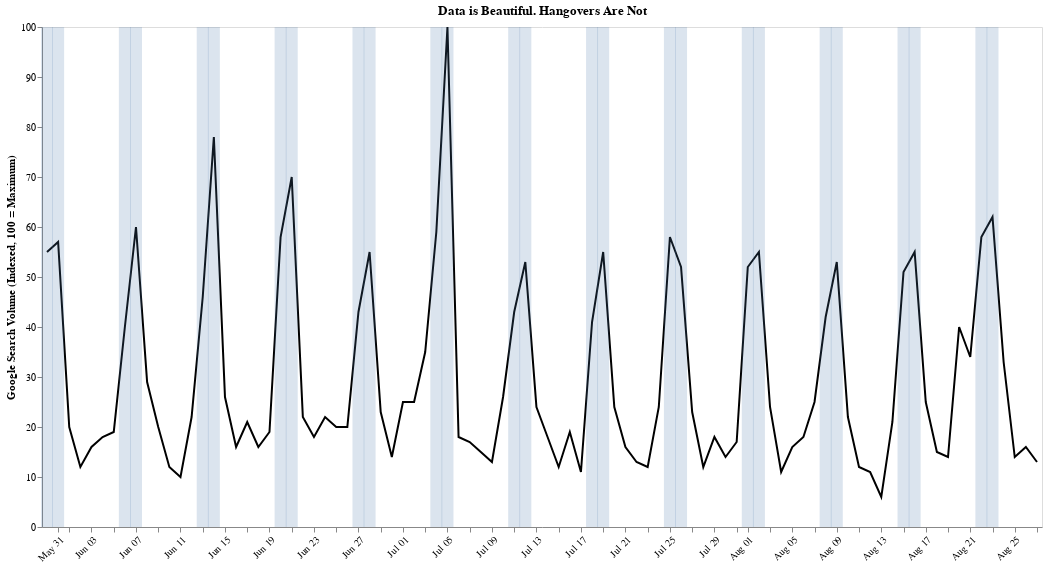

The cell this chart's notebook holds for it:
### Code cell
base = alt.Chart(df).mark_line(color="black").encode(
    alt.X('Day:T', axis=alt.Axis(title="", format=("%b %d"), labelAngle=-45, grid=False)),
    alt.Y('Count:Q', title="Google Search Volume (Indexed, 100 = Maximum)", axis=alt.Axis(grid=False))
).properties(
    title="Data is Beautiful. Hangovers Are Not",
    width=1000,
    height=500
)


bar = alt.Chart(x_tick_values).mark_bar(size=12, opacity=0.2).encode(
    alt.X('Day:T'),
    alt.Y('Count:Q')
)


base + bar

### Figure 1 — Vega-Lite specification as saved in the notebook (floating-point values rounded to 4 significant figures)
{"config": {"view": {"continuousWidth": 400, "continuousHeight": 300}}, "layer": [{"data": {"name": "data-4968d534fe40da61815f940442ba9fe3"}, "mark": {"type": "line", "color": "black"}, "encoding": {"x": {"type": "temporal", "axis": {"format": "%b %d", "grid": false, "labelAngle": -45, "title": ""}, "field": "Day"}, "y": {"type": "quantitative", "axis": {"grid": false}, "field": "Count", "title": "Google Search Volume (Indexed, 100 = Maximum)"}}, "height": 500, "title": "Data is Beautiful. Hangovers Are Not", "width": 1000}, {"data": {"name": "data-1d8084f21a1411ad8a200f0dd5d02e4d"}, "mark": {"type": "bar", "opacity": 0.2, "size": 12}, "encoding": {"x": {"type": "temporal", "field": "Day"}, "y": {"type": "quantitative", "field": "Count"}}}], "$schema": "https://vega.github.io/schema/vega-lite/v4.8.1.json", "datasets": {"data-4968d534fe40da61815f940442ba9fe3": [{"Day": "2020-05-30T00:00:00", "Count": 55, "weekday": 5, "label": "Saturday \n& Sunday"}, {"Day": "2020-05-31T00:00:00", "Count": 57, "weekday": 6, "label": "Saturday \n& Sunday"}, {"Day": "2020-06-01T00:00:00", "Count": 20, "weekday": 0, "label": "Weekday"}, {"Day": "2020-06-02T00:00:00", "Count": 12, "weekday": 1, "label": "Weekday"}, {"Day": "2020-06-03T00:00:00", "Count": 16, "weekday": 2, "label": "Weekday"}, {"Day": "2020-06-04T00:00:00", "Count": 18, "weekday": 3, "label": "Weekday"}, {"Day": "2020-06-05T00:00:00", "Count": 19, "weekday": 4, "label": "Weekday"}, {"Day": "2020-06-06T00:00:00", "Count": 40, "weekday": 5, "label": "Saturday \n& Sunday"}, {"Day": "2020-06-07T00:00:00", "Count": 60, "weekday": 6, "label": "Saturday \n& Sunday"}, {"Day": "2020-06-08T00:00:00", "Count": 29, "weekday": 0, "label": "Weekday"}, {"Day": "2020-06-09T00:00:00", "Count": 20, "weekday": 1, "label": "Weekday"}, {"Day": "2020-06-10T00:00:00", "Count": 12, "weekday": 2, "label": "Weekday"}, {"Day": "2020-06-11T00:00:00", "Count": 10, "weekday": 3, "label": "Weekday"}, {"Day": "2020-06-12T00:00:00", "Count": 22, "weekday": 4, "label": "Weekday"}, {"Day": "2020-06-13T00:00:00", "Count": 46, "weekday": 5, "label": "Saturday \n& Sunday"}, {"Day": "2020-06-14T00:00:00", "Count": 78, "weekday": 6, "label": "Saturday \n& Sunday"}, {"Day": "2020-06-15T00:00:00", "Count": 26, "weekday": 0, "label": "Weekday"}, {"Day": "2020-06-16T00:00:00", "Count": 16, "weekday": 1, "label": "Weekday"}, {"Day": "2020-06-17T00:00:00", "Count": 21, "weekday": 2, "label": "Weekday"}, {"Day": "2020-06-18T00:00:00", "Count": 16, "weekday": 3, "label": "Weekday"}, {"Day": "2020-06-19T00:00:00", "Count": 19, "weekday": 4, "label": "Weekday"}, {"Day": "2020-06-20T00:00:00", "Count": 58, "weekday": 5, "label": "Saturday \n& Sunday"}, {"Day": "2020-06-21T00:00:00", "Count": 70, "weekday": 6, "label": "Saturday \n& Sunday"}, {"Day": "2020-06-22T00:00:00", "Count": 22, "weekday": 0, "label": "Weekday"}, {"Day": "2020-06-23T00:00:00", "Count": 18, "weekday": 1, "label": "Weekday"}, {"Day": "2020-06-24T00:00:00", "Count": 22, "weekday": 2, "label": "Weekday"}, {"Day": "2020-06-25T00:00:00", "Count": 20, "weekday": 3, "label": "Weekday"}, {"Day": "2020-06-26T00:00:00", "Count": 20, "weekday": 4, "label": "Weekday"}, {"Day": "2020-06-27T00:00:00", "Count": 43, "weekday": 5, "label": "Saturday \n& Sunday"}, {"Day": "2020-06-28T00:00:00", "Count": 55, "weekday": 6, "label": "Saturday \n& Sunday"}, {"Day": "2020-06-29T00:00:00", "Count": 23, "weekday": 0, "label": "Weekday"}, {"Day": "2020-06-30T00:00:00", "Count": 14, "weekday": 1, "label": "Weekday"}, {"Day": "2020-07-01T00:00:00", "Count": 25, "weekday": 2, "label": "Weekday"}, {"Day": "2020-07-02T00:00:00", "Count": 25, "weekday": 3, "label": "Weekday"}, {"Day": "2020-07-03T00:00:00", "Count": 35, "weekday": 4, "label": "Weekday"}, {"Day": "2020-07-04T00:00:00", "Count": 59, "weekday": 5, "label": "Saturday \n& Sunday"}, {"Day": "2020-07-05T00:00:00", "Count": 100, "weekday": 6, "label": "Saturday \n& Sunday"}, {"Day": "2020-07-06T00:00:00", "Count": 18, "weekday": 0, "label": "Weekday"}, {"Day": "2020-07-07T00:00:00", "Count": 17, "weekday": 1, "label": "Weekday"}, {"Day": "2020-07-08T00:00:00", "Count": 15, "weekday": 2, "label": "Weekday"}, {"Day": "2020-07-09T00:00:00", "Count": 13, "weekday": 3, "label": "Weekday"}, {"Day": "2020-07-10T00:00:00", "Count": 26, "weekday": 4, "label": "Weekday"}, {"Day": "2020-07-11T00:00:00", "Count": 43, "weekday": 5, "label": "Saturday \n& Sunday"}, {"Day": "2020-07-12T00:00:00", "Count": 53, "weekday": 6, "label": "Saturday \n& Sunday"}, {"Day": "2020-07-13T00:00:00", "Count": 24, "weekday": 0, "label": "Weekday"}, {"Day": "2020-07-14T00:00:00", "Count": 18, "weekday": 1, "label": "Weekday"}, {"Day": "2020-07-15T00:00:00", "Count": 12, "weekday": 2, "label": "Weekday"}, {"Day": "2020-07-16T00:00:00", "Count": 19, "weekday": 3, "label": "Weekday"}, {"Day": "2020-07-17T00:00:00", "Count": 11, "weekday": 4, "label": "Weekday"}, {"Day": "2020-07-18T00:00:00", "Count": 41, "weekday": 5, "label": "Saturday \n& Sunday"}, {"Day": "2020-07-19T00:00:00", "Count": 55, "weekday": 6, "label": "Saturday \n& Sunday"}, {"Day": "2020-07-20T00:00:00", "Count": 24, "weekday": 0, "label": "Weekday"}, {"Day": "2020-07-21T00:00:00", "Count": 16, "weekday": 1, "label": "Weekday"}, {"Day": "2020-07-22T00:00:00", "Count": 13, "weekday": 2, "label": "Weekday"}, {"Day": "2020-07-23T00:00:00", "Count": 12, "weekday": 3, "label": "Weekday"}, {"Day": "2020-07-24T00:00:00", "Count": 24, "weekday": 4, "label": "Weekday"}, {"Day": "2020-07-25T00:00:00", "Count": 58, "weekday": 5, "label": "Saturday \n& Sunday"}, {"Day": "2020-07-26T00:00:00", "Count": 52, "weekday": 6, "label": "Saturday \n& Sunday"}, {"Day": "2020-07-27T00:00:00", "Count": 23, "weekday": 0, "label": "Weekday"}, {"Day": "2020-07-28T00:00:00", "Count": 12, "weekday": 1, "label": "Weekday"}, {"Day": "2020-07-29T00:00:00", "Count": 18, "weekday": 2, "label": "Weekday"}, {"Day": "2020-07-30T00:00:00", "Count": 14, "weekday": 3, "label": "Weekday"}, {"Day": "2020-07-31T00:00:00", "Count": 17, "weekday": 4, "label": "Weekday"}, {"Day": "2020-08-01T00:00:00", "Count": 52, "weekday": 5, "label": "Saturday \n& Sunday"}, {"Day": "2020-08-02T00:00:00", "Count": 55, "weekday": 6, "label": "Saturday \n& Sunday"}, {"Day": "2020-08-03T00:00:00", "Count": 24, "weekday": 0, "label": "Weekday"}, {"Day": "2020-08-04T00:00:00", "Count": 11, "weekday": 1, "label": "Weekday"}, {"Day": "2020-08-05T00:00:00", "Count": 16, "weekday": 2, "label": "Weekday"}, {"Day": "2020-08-06T00:00:00", "Count": 18, "weekday": 3, "label": "Weekday"}, {"Day": "2020-08-07T00:00:00", "Count": 25, "weekday": 4, "label": "Weekday"}, {"Day": "2020-08-08T00:00:00", "Count": 42, "weekday": 5, "label": "Saturday \n& Sunday"}, {"Day": "2020-08-09T00:00:00", "Count": 53, "weekday": 6, "label": "Saturday \n& Sunday"}, {"Day": "2020-08-10T00:00:00", "Count": 22, "weekday": 0, "label": "Weekday"}, {"Day": "2020-08-11T00:00:00", "Count": 12, "weekday": 1, "label": "Weekday"}, {"Day": "2020-08-12T00:00:00", "Count": 11, "weekday": 2, "label": "Weekday"}, {"Day": "2020-08-13T00:00:00", "Count": 6, "weekday": 3, "label": "Weekday"}, {"Day": "2020-08-14T00:00:00", "Count": 21, "weekday": 4, "label": "Weekday"}, {"Day": "2020-08-15T00:00:00", "Count": 51, "weekday": 5, "label": "Saturday \n& Sunday"}, {"Day": "2020-08-16T00:00:00", "Count": 55, "weekday": 6, "label": "Saturday \n& Sunday"}, {"Day": "2020-08-17T00:00:00", "Count": 25, "weekday": 0, "label": "Weekday"}, {"Day": "2020-08-18T00:00:00", "Count": 15, "weekday": 1, "label": "Weekday"}, {"Day": "2020-08-19T00:00:00", "Count": 14, "weekday": 2, "label": "Weekday"}, {"Day": "2020-08-20T00:00:00", "Count": 40, "weekday": 3, "label": "Weekday"}, {"Day": "2020-08-21T00:00:00", "Count": 34, "weekday": 4, "label": "Weekday"}, {"Day": "2020-08-22T00:00:00", "Count": 58, "weekday": 5, "label": "Saturday \n& Sunday"}, {"Day": "2020-08-23T00:00:00", "Count": 62, "weekday": 6, "label": "Saturday \n& Sunday"}, {"Day": "2020-08-24T00:00:00", "Count": 33, "weekday": 0, "label": "Weekday"}, {"Day": "2020-08-25T00:00:00", "Count": 14, "weekday": 1, "label": "Weekday"}, {"Day": "2020-08-26T00:00:00", "Count": 16, "weekday": 2, "label": "Weekday"}, {"Day": "2020-08-27T00:00:00", "Count": 13, "weekday": 3, "label": "Weekday"}], "data-1d8084f21a1411ad8a200f0dd5d02e4d": [{"Day": "2020-05-30T00:00:00", "Count": 100}, {"Day": "2020-05-31T00:00:00", "Count": 100}, {"Day": "2020-06-06T00:00:00", "Count": 100}, {"Day": "2020-06-07T00:00:00", "Count": 100}, {"Day": "2020-06-13T00:00:00", "Count": 100}, {"Day": "2020-06-14T00:00:00", "Count": 100}, {"Day": "2020-06-20T00:00:00", "Count": 100}, {"Day": "2020-06-21T00:00:00", "Count": 100}, {"Day": "2020-06-27T00:00:00", "Count": 100}, {"Day": "2020-06-28T00:00:00", "Count": 100}, {"Day": "2020-07-04T00:00:00", "Count": 100}, {"Day": "2020-07-05T00:00:00", "Count": 100}, {"Day": "2020-07-11T00:00:00", "Count": 100}, {"Day": "2020-07-12T00:00:00", "Count": 100}, {"Day": "2020-07-18T00:00:00", "Count": 100}, {"Day": "2020-07-19T00:00:00", "Count": 100}, {"Day": "2020-07-25T00:00:00", "Count": 100}, {"Day": "2020-07-26T00:00:00", "Count": 100}, {"Day": "2020-08-01T00:00:00", "Count": 100}, {"Day": "2020-08-02T00:00:00", "Count": 100}, {"Day": "2020-08-08T00:00:00", "Count": 100}, {"Day": "2020-08-09T00:00:00", "Count": 100}, {"Day": "2020-08-15T00:00:00", "Count": 100}, {"Day": "2020-08-16T00:00:00", "Count": 100}, {"Day": "2020-08-22T00:00:00", "Count": 100}, {"Day": "2020-08-23T00:00:00", "Count": 100}]}}
